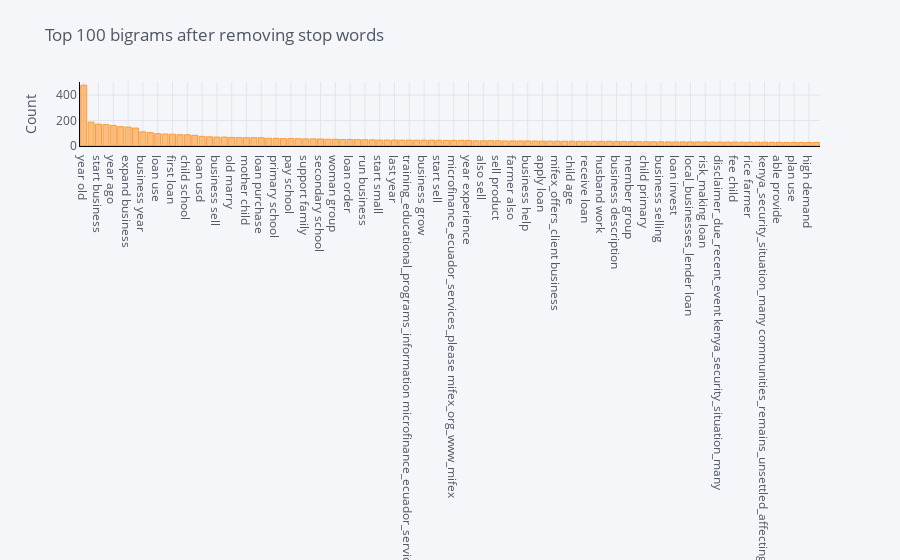

Notebook code for this chart:
### Code cell
plot_model(plot = 'bigram')

### Figure 1 — Plotly figure (JSON) as saved in the notebook; plotly's stock layout.template omitted (floating-point values rounded to 4 significant figures)
{"data": [{"name": "count", "text": "", "y": [478, 188, 172, 168, 162, 152, 149, 141, 111, 105, 97, 94, 93, 89, 88, 84, 76, 72, 70, 70, 67, 66, 65, 65, 65, 61, 60, 58, 58, 57, 56, 56, 55, 53, 53, 51, 51, 50, 49, 48, 47, 47, 47, 46, 46, 46, 46, 46, 45, 44, 44, 44, 43, 41, 41, 41, 41, 40, 40, 40, 40, 39, 39, 38, 38, 38, 38, 37, 37, 37, 37, 37, 36, 36, 35, 34, 33, 33, 33, 32, 32, 32, 32, 32, 32, 31, 31, 31, 31, 30, 30, 30, 30, 29, 29, 28, 28, 28, 28, 28], "marker": {"color": "rgba(255, 153, 51, 0.6)", "line": {"color": "rgba(255, 153, 51, 1.0)", "width": 1}}, "x": ["year old", "request loan", "start business", "marry child", "year ago", "loan buy", "expand business", "use loan", "business year", "school fee", "loan use", "old child", "first loan", "old married", "child school", "repay loan", "loan usd", "second loan", "business sell", "work hard", "old marry", "small business", "mother child", "hard work", "loan purchase", "married child", "primary school", "business able", "pay school", "use buy", "support family", "educate child", "secondary school", "increase income", "woman group", "increase stock", "loan order", "child live", "run business", "sell clothing", "start small", "need loan", "last year", "business training_educational_programs_information", "training_educational_programs_information microfinance_ecuador_services_please", "loan able", "business grow", "group member", "start sell", "help business", "microfinance_ecuador_services_please mifex_org_www_mifex", "mifex_org_www_mifex org", "year experience", "husband child", "also sell", "able buy", "sell product", "operate business", "farmer also", "high school", "business help", "child child", "apply loan", "give loan", "mifex_offers_client business", "begin business", "child age", "go school", "receive loan", "willing_repay loan", "husband work", "loan help", "business description", "provide family", "member group", "attend school", "child primary", "old mother", "business selling", "loan risk_willing_accept_additional", "loan invest", "risk_willing_accept_additional risk_making", "local_businesses_lender loan", "many local_businesses_lender", "risk_making loan", "communities_remains_unsettled_affecting many", "disclaimer_due_recent_event kenya_security_situation_many", "family need", "fee child", "loan pemci", "rice farmer", "pay loan", "kenya_security_situation_many communities_remains_unsettled_affecting", "child also", "able provide", "business loan", "plan use", "grow business", "high demand", "live child"], "type": "bar", "orientation": "v"}], "layout": {"title": {"text": "Top 100 bigrams after removing stop words", "font": {"color": "#4D5663"}}, "paper_bgcolor": "#F5F6F9", "plot_bgcolor": "#F5F6F9", "yaxis": {"tickfont": {"color": "#4D5663"}, "title": {"text": "Count", "font": {"color": "#4D5663"}}, "showgrid": true, "zerolinecolor": "#E1E5ED", "gridcolor": "#E1E5ED", "linecolor": "black"}, "xaxis": {"tickfont": {"color": "#4D5663"}, "title": {"text": "", "font": {"color": "#4D5663"}}, "showgrid": true, "zerolinecolor": "#E1E5ED", "gridcolor": "#E1E5ED", "linecolor": "black"}, "legend": {"bgcolor": "#F5F6F9", "font": {"color": "#4D5663"}}}}
